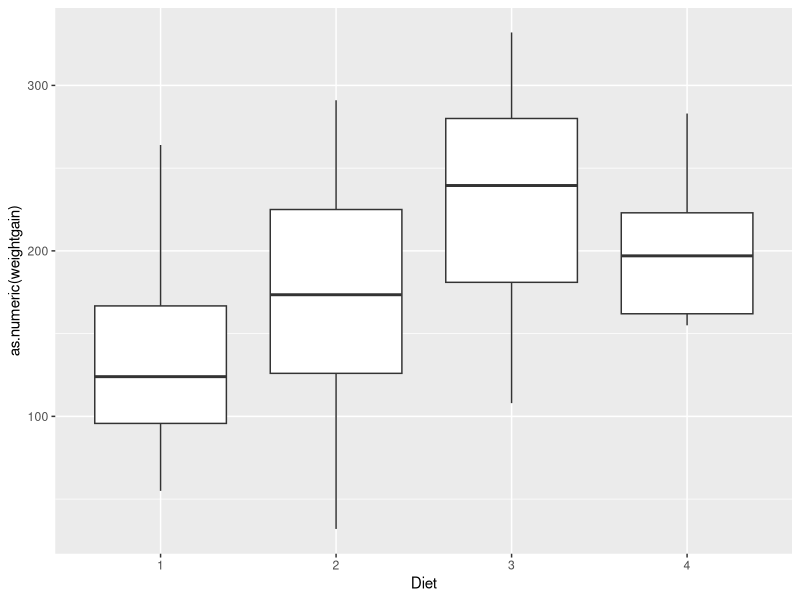
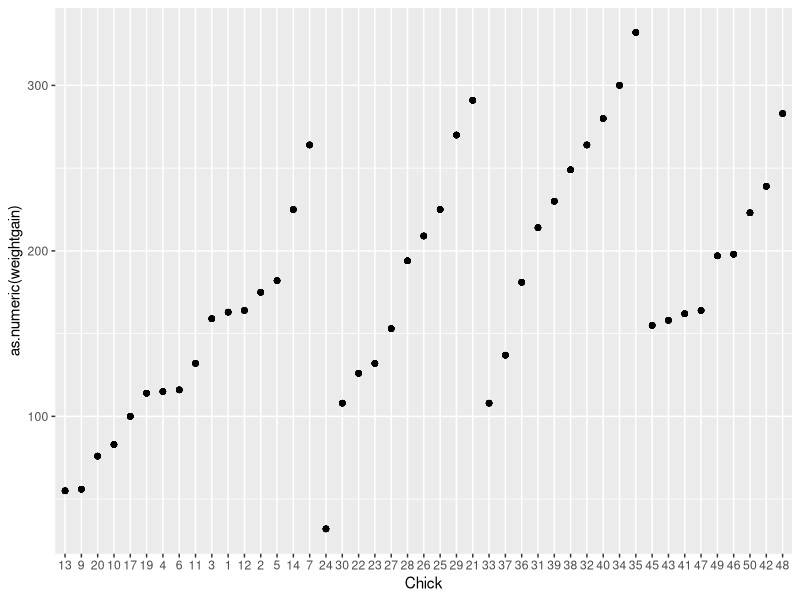
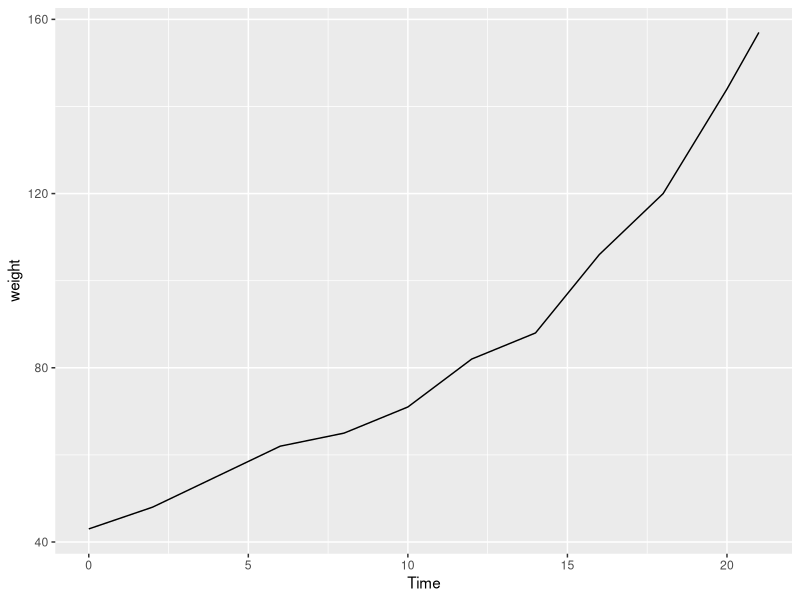
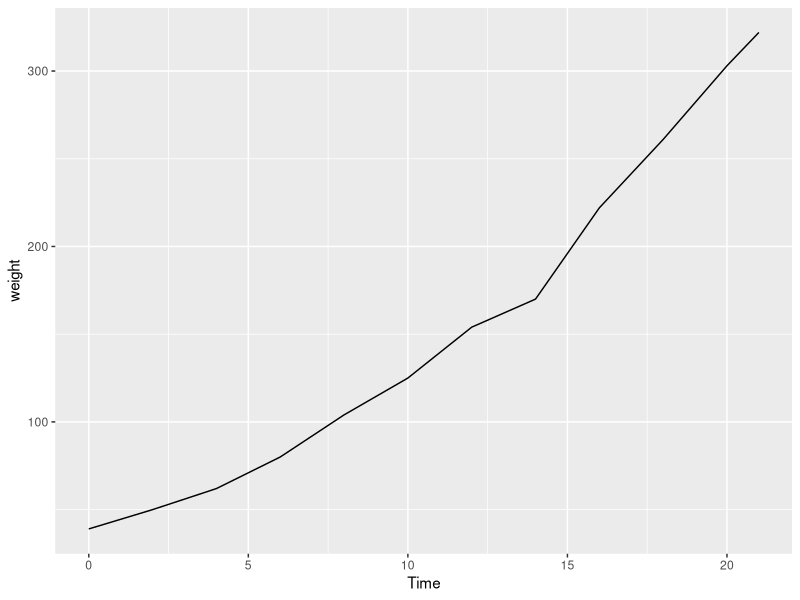
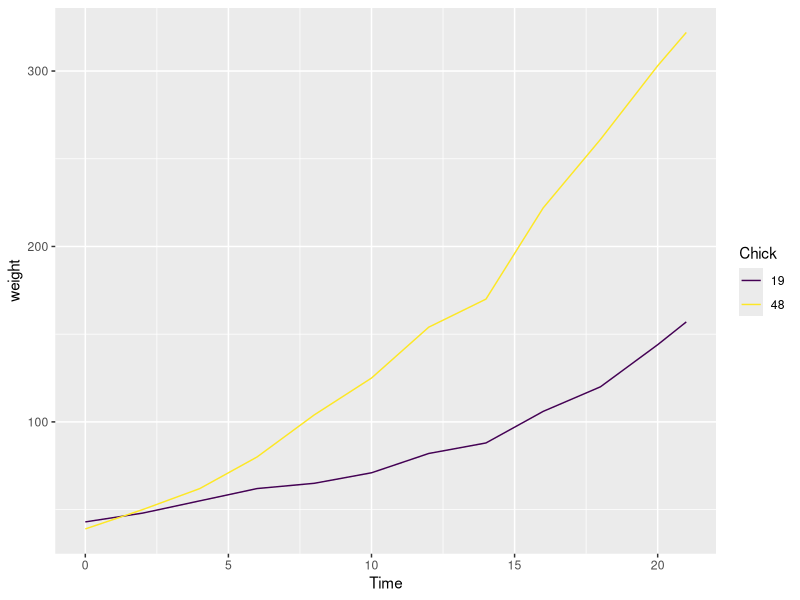
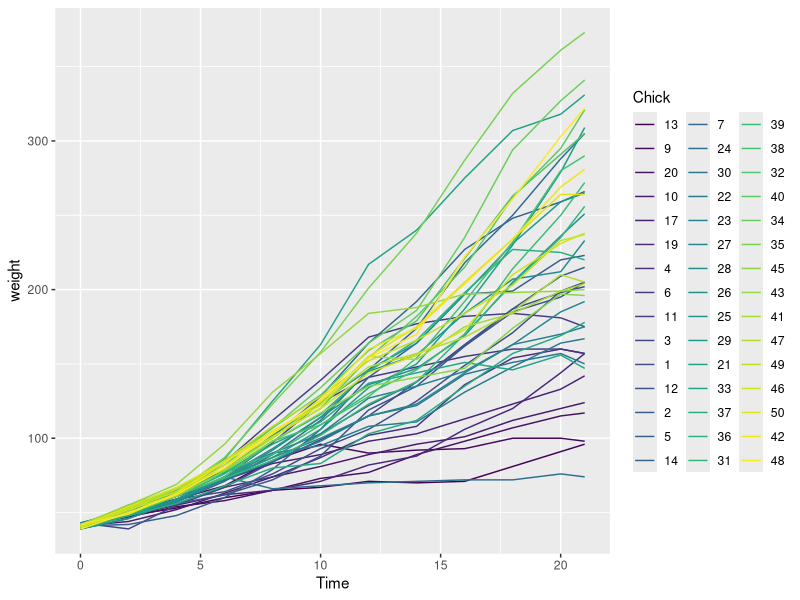
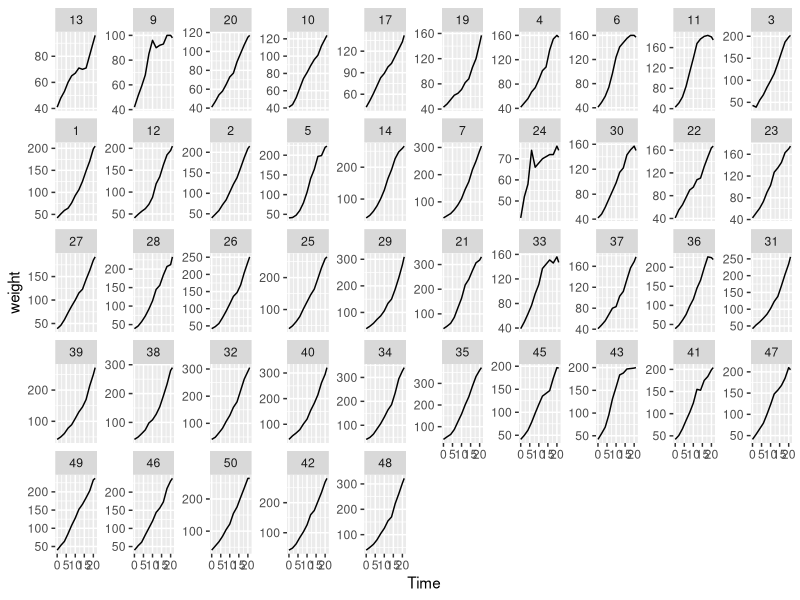
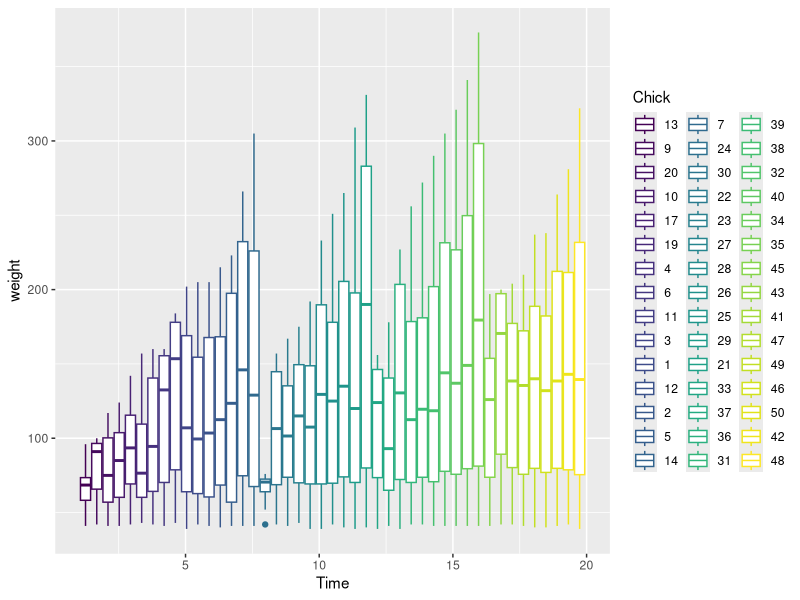

Reproduce these figures in R, in order.
## ---- chunk 1
knitr::opts_chunk$set(echo = TRUE)
## ---- chunk 2
library(datasets)
data("ChickWeight")
library(ggplot2)
library(dplyr)
str(ChickWeight)
View(ChickWeight)

weight0 <- ChickWeight %>%
group_by(Chick) %>%
summarize(averageweight = mean(weight),standard_deviation_weight = sd(weight, na.rm = TRUE))
print(weight0)
## ---- chunk 3



complete <-ChickWeight%>%
  count(Chick)%>%
  group_by(Chick)%>%
  filter(n==12)

a<-inner_join(complete,ChickWeight,by='Chick')

head(complete,3)
head(a)


## ---- chunk 4
a<-inner_join(complete,ChickWeight,by='Chick')



mutate(a,weight0=weight[Time==0],weight21=weight[Time==21],weightgain=weight21-weight0)
weightgain<-mutate(a,weight0=weight[Time==0],weight21=weight[Time==21],weightgain=weight21-weight0)

head(weightgain,3)

## ---- chunk 5
levels(weightgain$Diet)=c("1","2","3","4")

ggplot(weightgain,aes(x=Diet,y=as.numeric(weightgain)))+geom_boxplot()

## ---- chunk 6
ggplot(weightgain,aes(x=Chick,y=as.numeric(weightgain)))+geom_point()
b<-weightgain[order(-weightgain$weightgain),]
b

## ---- chunk 7
c<-weightgain[order(-weightgain$weight0),]
c

d<-filter(weightgain,Chick==(19  ))
e<-filter(weightgain,Chick==(48  ))
f<-full_join(e,d)
f
ggplot(d,aes(x=Time,y=weight))+geom_line()
ggplot(e,aes(x=Time,y=weight))+geom_line()
ggplot(f,aes(x=Time,y=weight,color=Chick))+geom_line()
ggplot(weightgain,aes(x=Time,y=weight,color=Chick))+geom_line()
ggplot(weightgain,aes(x=Time,y=weight))+geom_line()+facet_wrap(~Chick,ncol=10,scales = "free_y")


## ---- chunk 8
ggplot(weightgain,aes(x=Time,y=weight,color=Chick))+geom_boxplot()
